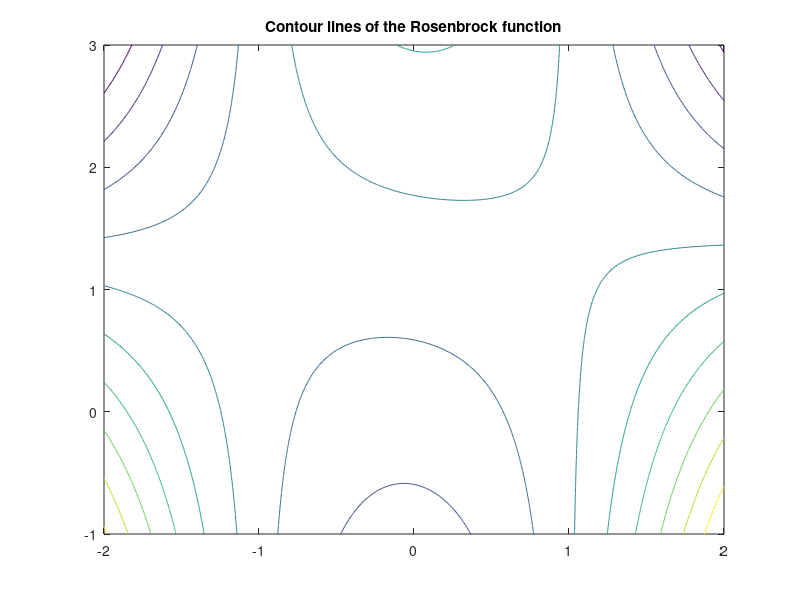

This chart was generated by the following MATLAB code: (Note: this script raises an error after producing the figure.)
a = 1;
b = 4;
x1 = -2:0.01:2;
x2 = -1:0.01:3;
[X1, X2] = meshgrid(x1, x2);
f = b*(X2 - X1.^2)^2 + (a + X1)^2;
contour (X1, X2, f);
title("Contour lines of the Rosenbrock function");

syms x1 x2; 
f =b*(x2 - x1^2)^2 + (a + x1)^2 ;
grad_f= gradient(f, [x1,x2]);
grad_f_point = subs(grad_f ,[x1,x2] , [1 2] );
